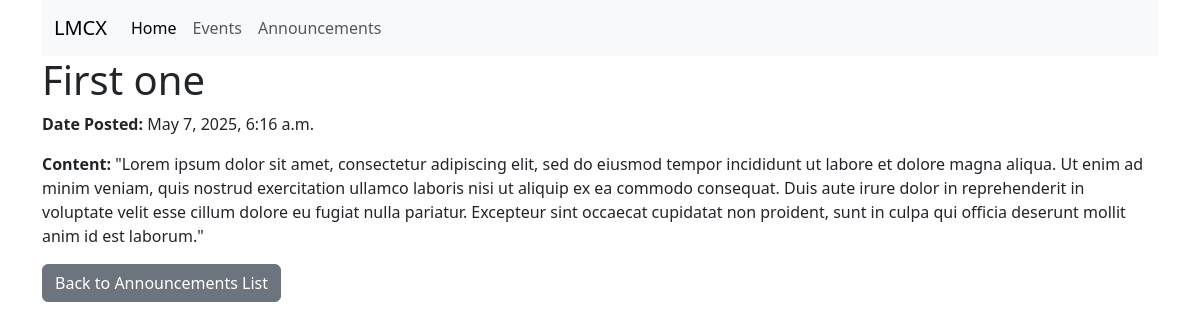
/announcements/1/, run on the app's committed database.
### announcements/models.py (models this page shows, shortened)
class Announcement(models.Model):
    title = models.CharField(max_length=200)
    content = models.TextField()
    date_posted = models.DateTimeField(auto_now_add=True)

### announcements/views/detail_view.py (the view)
# urls.py: path('<int:pk>/', AnnouncementDetailView.as_view(), name='announcements_detail'),
class AnnouncementDetailView(DetailView):
    model = Announcement
    template_name = "announcements/announcements_detail.html"
    httpmethods = ["GET"]
    queryset = Announcement.objects.all()

### templates/announcements/announcements_detail.html (shortened to what this page needs)
{% extends "base.html" %}
{% block content %}
    <h1>{{ announcement.title }}</h1>
    <p><strong>Date Posted:</strong> {{ announcement.date_posted }}</p>
    <p><strong>Content:</strong> {{ announcement.content }}</p>
    <a href="{% url 'announcements_list' %}" class="btn btn-secondary">Back to Announcements List</a>
{% endblock content %}

### data on the page
Announcement: title "First one", date_posted "May 7, 2025, 6:16 a.m.", content "\"Lorem ipsum dolor sit amet, consectetur adipiscing elit, sed do eiusmod tempor incididunt ut labore et dolore magna aliqua. Ut enim ad minim veniam, quis nostrud exercitation ullamco laboris nisi ut aliquip ex ea commodo consequat. Duis aute irure dolor in reprehenderit in voluptate velit esse cillum dolore eu fugiat nulla pariatur. Excepteur sint occaecat cupidatat non proident, sunt in culpa qui officia deserunt mollit anim id est laborum.\""
